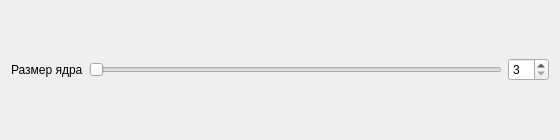
<?xml version="1.0" encoding="UTF-8"?>
<ui version="4.0">
 <class>Dialog</class>
 <widget class="QDialog" name="Dialog">
  <property name="geometry">
   <rect><x>0</x><y>0</y><width>560</width><height>140</height></rect>
  </property>
  <property name="windowTitle"><string>Настройки медианного фильтра</string></property>
  <layout class="QGridLayout" name="main_layout">
   <item row="0" column="0"><widget class="QLabel" name="label_kernel"><property name="text"><string>Размер ядра</string></property></widget></item>
   <item row="0" column="1"><widget class="QSlider" name="slider_kernel"><property name="minimum"><number>1</number></property><property name="maximum"><number>30</number></property><property name="orientation"><enum>Qt::Horizontal</enum></property></widget></item>
   <item row="0" column="2"><widget class="QSpinBox" name="spin_kernel"><property name="minimum"><number>3</number></property><property name="maximum"><number>61</number></property></widget></item>
  </layout>
 </widget>
 <resources/>
 <connections/>
</ui>
